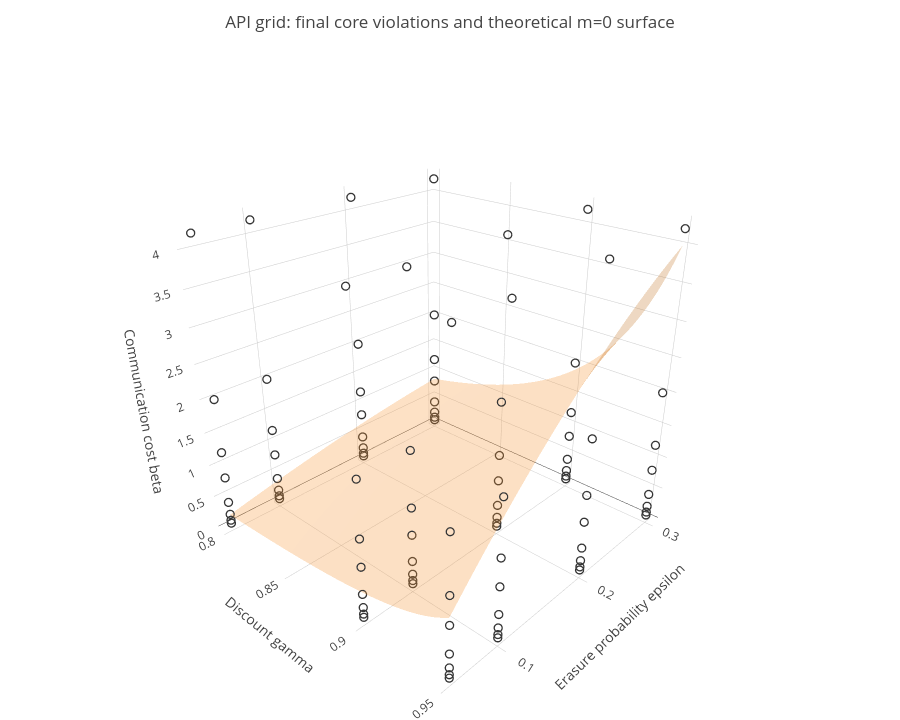

The notebook cell this image was saved under:
### Markdown cell above
## 3D grid and the theoretical surface

Drag to rotate the Plotly scene; use the mouse wheel to zoom and hover over points for the exact parameters, margin, objective, and violation count. Hollow points have zero final core violations. Filled points have violations; their color intensity uses a logarithmic normalization so small and large positive counts remain distinguishable. The colorbar labels are the actual counts. A static preview is shown underneath for notebook viewers without a Plotly renderer.

### Code cell
try:
    from IPython.display import display as IPythonDisplay
except ImportError:
    IPythonDisplay = None

gamma_surface = np.linspace(GAMMAS.min(), GAMMAS.max(), 80)
epsilon_surface = np.linspace(EPSILONS.min(), EPSILONS.max(), 80)
G, E = np.meshgrid(gamma_surface, epsilon_surface)
B0 = G * E * (1.0 - E) / (1.0 - G)

zero = df[df.violation_count == 0]
positive = df[df.violation_count > 0]
traces = [{
    "type": "surface",
    "name": "Theoretical m=0",
    "x": G.tolist(),
    "y": E.tolist(),
    "z": B0.tolist(),
    "surfacecolor": np.zeros_like(B0).tolist(),
    "colorscale": [[0, "#f28e2b"], [1, "#f28e2b"]],
    "showscale": False,
    "opacity": 0.28,
    "hovertemplate": "gamma=%{x:.3f}<br>epsilon=%{y:.3f}<br>beta at m=0=%{z:.3f}<extra>Theoretical m=0</extra>",
}]
traces.append({
    "type": "scatter3d",
    "mode": "markers",
    "name": "0 core violations",
    "x": zero.gamma.tolist(),
    "y": zero.epsilon.tolist(),
    "z": zero.beta.tolist(),
    "customdata": np.column_stack([zero.buffer_violation_count, zero.boundary_adjacent_violation_count, zero.margin, zero.objective]).tolist(),
    "marker": {"size": 5, "symbol": "circle-open", "color": "#202020", "line": {"width": 2}},
    "hovertemplate": "gamma=%{x:.2f}<br>epsilon=%{y:.2f}<br>beta=%{z:.2f}<br>core=0<br>buffer=%{customdata[0]:.0f}<br>boundary-adjacent=%{customdata[1]:.0f}<br>m=%{customdata[2]:.4g}<br>J=%{customdata[3]:.6g}<extra></extra>",
})
if not positive.empty:
    maximum = int(positive.violation_count.max())
    color_ticks = sorted(set([value for value in [1, 10, 100, maximum] if value <= maximum]))
    traces.append({
        "type": "scatter3d",
        "mode": "markers",
        "name": ">0 core violations",
        "x": positive.gamma.tolist(),
        "y": positive.epsilon.tolist(),
        "z": positive.beta.tolist(),
        "customdata": np.column_stack([positive.violation_count, positive.buffer_violation_count, positive.boundary_adjacent_violation_count, positive.margin, positive.objective]).tolist(),
        "marker": {
            "size": 6,
            "color": np.log10(positive.violation_count).tolist(),
            "colorscale": "Viridis",
            "cmin": 0,
            "cmax": float(np.log10(maximum)),
            "line": {"color": "#202020", "width": 0.5},
            "colorbar": {
                "title": {"text": "Core violations"},
                "tickvals": np.log10(color_ticks).tolist(),
                "ticktext": [str(value) for value in color_ticks],
            },
        },
        "hovertemplate": "gamma=%{x:.2f}<br>epsilon=%{y:.2f}<br>beta=%{z:.2f}<br>core=%{customdata[0]:.0f}<br>buffer=%{customdata[1]:.0f}<br>boundary-adjacent=%{customdata[2]:.0f}<br>m=%{customdata[3]:.4g}<br>J=%{customdata[4]:.6g}<extra></extra>",
    })

layout = {
    "title": {"text": "API grid: final core violations and theoretical m=0 surface", "x": 0.5},
    "template": "plotly_white",
    "height": 720,
    "margin": {"l": 0, "r": 20, "b": 0, "t": 55},
    "legend": {"x": 0.01, "y": 0.99},
    "scene": {
        "xaxis": {"title": "Discount gamma"},
        "yaxis": {"title": "Erasure probability epsilon"},
        "zaxis": {"title": "Communication cost beta"},
        "camera": {"eye": {"x": 1.45, "y": -1.55, "z": 1.05}},
    },
}
plotly_bundle = {
    "data": traces,
    "layout": layout,
    "config": {"responsive": True, "displaylogo": False},
}
if IPythonDisplay is not None:
    IPythonDisplay(
        {
            "application/vnd.plotly.v1+json": plotly_bundle,
            "text/plain": "<Rotatable Plotly 3D figure>",
        },
        raw=True,
    )

# Static fallback for notebook viewers without a Plotly MIME renderer.
static_fig = plt.figure(figsize=(10.5, 7.2))
static_ax = static_fig.add_subplot(111, projection="3d")
static_ax.plot_surface(G, E, B0, color="tab:orange", alpha=0.24, linewidth=0)
static_ax.scatter(
    zero.gamma, zero.epsilon, zero.beta,
    s=38, facecolors="none", edgecolors="black",
    linewidths=0.9, depthshade=False, label="0 core violations",
)
if not positive.empty:
    static_maximum = max(1.000001, float(positive.violation_count.max()))
    static_points = static_ax.scatter(
        positive.gamma, positive.epsilon, positive.beta,
        c=positive.violation_count, cmap="viridis",
        norm=LogNorm(vmin=1, vmax=static_maximum),
        s=52, edgecolors="black", linewidths=0.35,
        depthshade=False, label=">0 core violations",
    )
    static_colorbar = static_fig.colorbar(static_points, ax=static_ax, shrink=0.68, pad=0.10)
    static_colorbar.set_label("Final core violations")
static_ax.set_xlabel(r"Discount $\gamma$")
static_ax.set_ylabel(r"Erasure probability $\epsilon$")
static_ax.set_zlabel(r"Communication cost $\beta$")
static_ax.set_title(r"Static preview: API grid and theoretical $m=0$ surface")
static_ax.view_init(elev=24, azim=-58)
static_ax.legend(loc="upper left")
plt.tight_layout()
plt.show()

### Figure 1 — Plotly figure (JSON) as saved in the notebook; plotly's stock layout.template omitted (floating-point values rounded to 4 significant figures; data arrays with more than 128 entries replaced by an {"elided": "..."} marker saying what was removed)
{"data": [{"type": "surface", "name": "Theoretical m=0", "x": {"elided": "80x80 float values"}, "y": {"elided": "80x80 float values"}, "z": {"elided": "80x80 float values"}, "surfacecolor": {"elided": "80x80 float values"}, "colorscale": [[0, "#f28e2b"], [1, "#f28e2b"]], "showscale": false, "opacity": 0.28, "hovertemplate": "gamma=%{x:.3f}<br>epsilon=%{y:.3f}<br>beta at m=0=%{z:.3f}<extra>Theoretical m=0</extra>"}, {"type": "scatter3d", "mode": "markers", "name": "0 core violations", "x": [0.8, 0.8, 0.8, 0.8, 0.8, 0.8, 0.8, 0.8, 0.8, 0.8, 0.8, 0.8, 0.8, 0.8, 0.8, 0.8, 0.8, 0.8, 0.8, 0.8, 0.8, 0.8, 0.8, 0.8, 0.8, 0.8, 0.8, 0.8, 0.8, 0.8, 0.8, 0.8, 0.9, 0.9, 0.9, 0.9, 0.9, 0.9, 0.9, 0.9, 0.9, 0.9, 0.9, 0.9, 0.9, 0.9, 0.9, 0.9, 0.9, 0.9, 0.9, 0.9, 0.9, 0.9, 0.9, 0.9, 0.9, 0.9, 0.9, 0.9, 0.9, 0.9, 0.9, 0.9, 0.95, 0.95, 0.95, 0.95, 0.95, 0.95, 0.95, 0.95, 0.95, 0.95, 0.95, 0.95, 0.95, 0.95, 0.95, 0.95, 0.95, 0.95, 0.95, 0.95, 0.95, 0.95, 0.95, 0.95, 0.95, 0.95, 0.95, 0.95, 0.95, 0.95, 0.95, 0.95], "y": [0.05, 0.05, 0.05, 0.05, 0.05, 0.05, 0.05, 0.05, 0.1, 0.1, 0.1, 0.1, 0.1, 0.1, 0.1, 0.1, 0.2, 0.2, 0.2, 0.2, 0.2, 0.2, 0.2, 0.2, 0.3, 0.3, 0.3, 0.3, 0.3, 0.3, 0.3, 0.3, 0.05, 0.05, 0.05, 0.05, 0.05, 0.05, 0.05, 0.05, 0.1, 0.1, 0.1, 0.1, 0.1, 0.1, 0.1, 0.1, 0.2, 0.2, 0.2, 0.2, 0.2, 0.2, 0.2, 0.2, 0.3, 0.3, 0.3, 0.3, 0.3, 0.3, 0.3, 0.3, 0.05, 0.05, 0.05, 0.05, 0.05, 0.05, 0.05, 0.05, 0.1, 0.1, 0.1, 0.1, 0.1, 0.1, 0.1, 0.1, 0.2, 0.2, 0.2, 0.2, 0.2, 0.2, 0.2, 0.2, 0.3, 0.3, 0.3, 0.3, 0.3, 0.3, 0.3, 0.3], "z": [0.05, 0.1, 0.2, 0.4, 0.8, 1.2, 2.0, 4.2, 0.05, 0.1, 0.2, 0.4, 0.8, 1.2, 2.0, 4.2, 0.05, 0.1, 0.2, 0.4, 0.8, 1.2, 2.0, 4.2, 0.05, 0.1, 0.2, 0.4, 0.8, 1.2, 2.0, 4.2, 0.05, 0.1, 0.2, 0.4, 0.8, 1.2, 2.0, 4.2, 0.05, 0.1, 0.2, 0.4, 0.8, 1.2, 2.0, 4.2, 0.05, 0.1, 0.2, 0.4, 0.8, 1.2, 2.0, 4.2, 0.05, 0.1, 0.2, 0.4, 0.8, 1.2, 2.0, 4.2, 0.05, 0.1, 0.2, 0.4, 0.8, 1.2, 2.0, 4.2, 0.05, 0.1, 0.2, 0.4, 0.8, 1.2, 2.0, 4.2, 0.05, 0.1, 0.2, 0.4, 0.8, 1.2, 2.0, 4.2, 0.05, 0.1, 0.2, 0.4, 0.8, 1.2, 2.0, 4.2], "customdata": {"elided": "96x4 float values"}, "marker": {"size": 5, "symbol": "circle-open", "color": "#202020", "line": {"width": 2}}, "hovertemplate": "gamma=%{x:.2f}<br>epsilon=%{y:.2f}<br>beta=%{z:.2f}<br>core=0<br>buffer=%{customdata[0]:.0f}<br>boundary-adjacent=%{customdata[1]:.0f}<br>m=%{customdata[2]:.4g}<br>J=%{customdata[3]:.6g}<extra></extra>"}], "layout": {"title": {"text": "API grid: final core violations and theoretical m=0 surface", "x": 0.5}, "height": 720, "margin": {"l": 0, "r": 20, "b": 0, "t": 55}, "legend": {"x": 0.01, "y": 0.99}, "scene": {"xaxis": {"title": "Discount gamma"}, "yaxis": {"title": "Erasure probability epsilon"}, "zaxis": {"title": "Communication cost beta"}, "camera": {"eye": {"x": 1.45, "y": -1.55, "z": 1.05}}}}}
